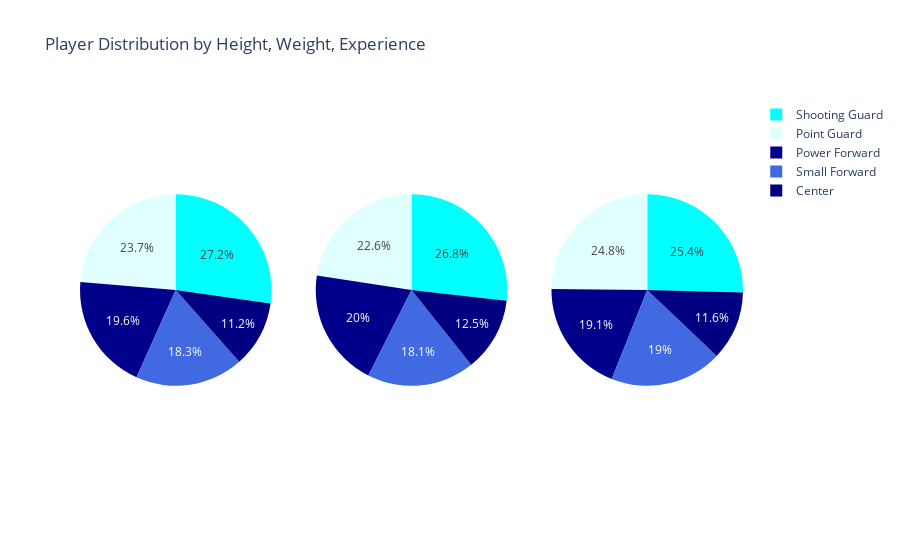

Source (notebook cell):
### Code cell
fig = make_subplots(rows=1, cols=3, specs=[[{'type':'domain'}, {'type':'domain'}, {'type':'domain'}]])

fig1 = px.pie(
    df_all_position,
    values='height',
    names='position',
    color='position',
    color_discrete_map={
        'Point Guard': 'lightcyan',
        'Shooting Guard': 'cyan',
        'Small Forward': 'royalblue',
        'Power Forward': 'darkblue',
        'Center': 'navy'
    }
)
fig.add_trace(fig1.data[0], row=1, col=1)

fig2 = px.pie(
    df_all_position,
    values='weight',
    names='position',
    color='position',
    color_discrete_map={
        'Point Guard': 'lightcyan',
        'Shooting Guard': 'cyan',
        'Small Forward': 'royalblue',
        'Power Forward': 'darkblue',
        'Center': 'navy'
    }
)
fig.add_trace(fig2.data[0], row=1, col=2)

fig3 = px.pie(
    df_all_position,
    values='exp',
    names='position',
    color='position',
    color_discrete_map={
        'Point Guard': 'lightcyan',
        'Shooting Guard': 'cyan',
        'Small Forward': 'royalblue',
        'Power Forward': 'darkblue',
        'Center': 'navy'
    }
)
fig.add_trace(fig3.data[0], row=1, col=3)

fig.update_layout(title_text="Player Distribution by Height, Weight, Experience")
fig.show()

### Figure 1 — Plotly figure (JSON) as saved in the notebook; plotly's stock layout.template omitted (floating-point values rounded to 4 significant figures; data arrays with more than 128 entries replaced by an {"elided": "..."} marker saying what was removed)
{"data": [{"customdata": {"elided": "643x1 str values"}, "domain": {"x": [0, 0.2889], "y": [0, 1]}, "hovertemplate": "position=%{customdata[0]}<br>height=%{value}<extra></extra>", "labels": {"elided": "643 str values"}, "legendgroup": "", "marker": {"colors": {"elided": "643 str values"}}, "name": "", "showlegend": true, "type": "pie", "values": {"elided": "643 int values"}}, {"customdata": {"elided": "643x1 str values"}, "domain": {"x": [0.3556, 0.6444], "y": [0, 1]}, "hovertemplate": "position=%{customdata[0]}<br>weight=%{value}<extra></extra>", "labels": {"elided": "643 str values"}, "legendgroup": "", "marker": {"colors": {"elided": "643 str values"}}, "name": "", "showlegend": true, "type": "pie", "values": {"elided": "643 int values"}}, {"customdata": {"elided": "643x1 str values"}, "domain": {"x": [0.7111, 1], "y": [0, 1]}, "hovertemplate": "position=%{customdata[0]}<br>exp=%{value}<extra></extra>", "labels": {"elided": "643 str values"}, "legendgroup": "", "marker": {"colors": {"elided": "643 str values"}}, "name": "", "showlegend": true, "type": "pie", "values": {"elided": "643 int values"}}], "layout": {"title": {"text": "Player Distribution by Height, Weight, Experience"}}}
